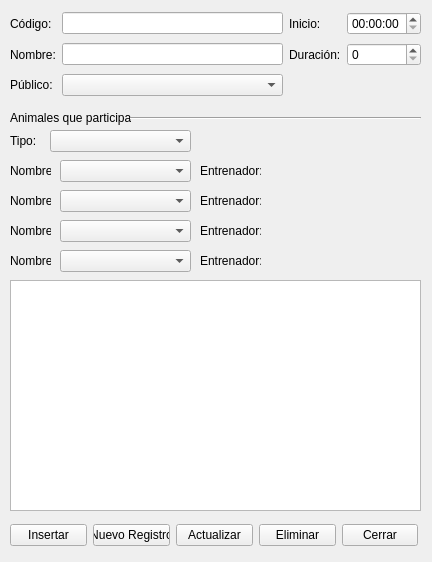
<?xml version="1.0" encoding="UTF-8"?>
<ui version="4.0">
 <class>Form</class>
 <widget class="QWidget" name="Form">
  <property name="geometry">
   <rect>
    <x>0</x>
    <y>0</y>
    <width>432</width>
    <height>562</height>
   </rect>
  </property>
  <property name="windowTitle">
   <string>Espectáculos</string>
  </property>
  <widget class="QTableWidget" name="tabla_espectaculos">
   <property name="geometry">
    <rect>
     <x>10</x>
     <y>280</y>
     <width>411</width>
     <height>231</height>
    </rect>
   </property>
  </widget>
  <widget class="QWidget" name="layoutWidget_2">
   <property name="geometry">
    <rect>
     <x>10</x>
     <y>520</y>
     <width>408</width>
     <height>31</height>
    </rect>
   </property>
   <layout class="QHBoxLayout" name="horizontalLayout">
    <item>
     <widget class="QPushButton" name="btn_insertar">
      <property name="text">
       <string>Insertar</string>
      </property>
     </widget>
    </item>
    <item>
     <widget class="QPushButton" name="btn_nuevo_reg">
      <property name="text">
       <string>Nuevo Registro</string>
      </property>
     </widget>
    </item>
    <item>
     <widget class="QPushButton" name="btn_actualizar">
      <property name="text">
       <string>Actualizar</string>
      </property>
     </widget>
    </item>
    <item>
     <widget class="QPushButton" name="btn_eliminar">
      <property name="text">
       <string>Eliminar</string>
      </property>
     </widget>
    </item>
    <item>
     <widget class="QPushButton" name="btn_cerrar">
      <property name="text">
       <string>Cerrar</string>
      </property>
     </widget>
    </item>
   </layout>
  </widget>
  <widget class="QWidget" name="layoutWidget">
   <property name="geometry">
    <rect>
     <x>10</x>
     <y>10</y>
     <width>411</width>
     <height>91</height>
    </rect>
   </property>
   <layout class="QGridLayout" name="gridLayout">
    <item row="2" column="0">
     <widget class="QLabel" name="label_5">
      <property name="text">
       <string>Público:</string>
      </property>
     </widget>
    </item>
    <item row="0" column="1">
     <widget class="QLineEdit" name="txt_codigo"/>
    </item>
    <item row="0" column="2">
     <widget class="QLabel" name="label_3">
      <property name="text">
       <string>Inicio:</string>
      </property>
     </widget>
    </item>
    <item row="0" column="3">
     <widget class="QTimeEdit" name="time_inicio">
      <property name="buttonSymbols">
       <enum>QAbstractSpinBox::UpDownArrows</enum>
      </property>
     </widget>
    </item>
    <item row="1" column="1">
     <widget class="QLineEdit" name="txt_nombre">
      <property name="text">
       <string/>
      </property>
     </widget>
    </item>
    <item row="1" column="0">
     <widget class="QLabel" name="label_2">
      <property name="text">
       <string>Nombre:</string>
      </property>
     </widget>
    </item>
    <item row="2" column="1">
     <widget class="QComboBox" name="cbx_publico">
      <item>
       <property name="text">
        <string/>
       </property>
      </item>
      <item>
       <property name="text">
        <string>Niños</string>
       </property>
      </item>
      <item>
       <property name="text">
        <string>Jóvenes</string>
       </property>
      </item>
      <item>
       <property name="text">
        <string>Adultos</string>
       </property>
      </item>
      <item>
       <property name="text">
        <string>Todas las edades</string>
       </property>
      </item>
     </widget>
    </item>
    <item row="1" column="2">
     <widget class="QLabel" name="label_4">
      <property name="text">
       <string>Duración:</string>
      </property>
     </widget>
    </item>
    <item row="0" column="0">
     <widget class="QLabel" name="label">
      <property name="text">
       <string>Código:</string>
      </property>
     </widget>
    </item>
    <item row="1" column="3">
     <widget class="QSpinBox" name="spb_duracion">
      <property name="toolTip">
       <string extracomment="Duración en minutos"/>
      </property>
      <property name="readOnly">
       <bool>false</bool>
      </property>
     </widget>
    </item>
   </layout>
  </widget>
  <widget class="QLabel" name="label_6">
   <property name="geometry">
    <rect>
     <x>10</x>
     <y>110</y>
     <width>121</width>
     <height>16</height>
    </rect>
   </property>
   <property name="text">
    <string>Animales que participan</string>
   </property>
  </widget>
  <widget class="Line" name="line">
   <property name="geometry">
    <rect>
     <x>130</x>
     <y>110</y>
     <width>291</width>
     <height>16</height>
    </rect>
   </property>
   <property name="orientation">
    <enum>Qt::Horizontal</enum>
   </property>
  </widget>
  <widget class="QComboBox" name="cbx_tipo">
   <property name="geometry">
    <rect>
     <x>50</x>
     <y>130</y>
     <width>141</width>
     <height>22</height>
    </rect>
   </property>
   <item>
    <property name="text">
     <string/>
    </property>
   </item>
   <item>
    <property name="text">
     <string>delfines</string>
    </property>
   </item>
   <item>
    <property name="text">
     <string>lobos marinos</string>
    </property>
   </item>
  </widget>
  <widget class="QLabel" name="espect_familia">
   <property name="geometry">
    <rect>
     <x>10</x>
     <y>130</y>
     <width>41</width>
     <height>21</height>
    </rect>
   </property>
   <property name="text">
    <string>Tipo:</string>
   </property>
  </widget>
  <widget class="QComboBox" name="cbx_animal_1">
   <property name="geometry">
    <rect>
     <x>60</x>
     <y>160</y>
     <width>131</width>
     <height>22</height>
    </rect>
   </property>
  </widget>
  <widget class="QLabel" name="espect_familia_2">
   <property name="geometry">
    <rect>
     <x>10</x>
     <y>160</y>
     <width>41</width>
     <height>21</height>
    </rect>
   </property>
   <property name="text">
    <string>Nombre:</string>
   </property>
  </widget>
  <widget class="QComboBox" name="cbx_animal_2">
   <property name="geometry">
    <rect>
     <x>60</x>
     <y>190</y>
     <width>131</width>
     <height>22</height>
    </rect>
   </property>
  </widget>
  <widget class="QLabel" name="espect_familia_3">
   <property name="geometry">
    <rect>
     <x>10</x>
     <y>190</y>
     <width>41</width>
     <height>21</height>
    </rect>
   </property>
   <property name="text">
    <string>Nombre:</string>
   </property>
  </widget>
  <widget class="QLabel" name="espect_familia_4">
   <property name="geometry">
    <rect>
     <x>10</x>
     <y>220</y>
     <width>41</width>
     <height>21</height>
    </rect>
   </property>
   <property name="text">
    <string>Nombre:</string>
   </property>
  </widget>
  <widget class="QComboBox" name="cbx_animal_3">
   <property name="geometry">
    <rect>
     <x>60</x>
     <y>220</y>
     <width>131</width>
     <height>22</height>
    </rect>
   </property>
  </widget>
  <widget class="QComboBox" name="cbx_animal_4">
   <property name="geometry">
    <rect>
     <x>60</x>
     <y>250</y>
     <width>131</width>
     <height>22</height>
    </rect>
   </property>
  </widget>
  <widget class="QLabel" name="espect_familia_5">
   <property name="geometry">
    <rect>
     <x>10</x>
     <y>250</y>
     <width>41</width>
     <height>21</height>
    </rect>
   </property>
   <property name="text">
    <string>Nombre:</string>
   </property>
  </widget>
  <widget class="QLabel" name="lb">
   <property name="geometry">
    <rect>
     <x>200</x>
     <y>160</y>
     <width>61</width>
     <height>21</height>
    </rect>
   </property>
   <property name="text">
    <string>Entrenador:</string>
   </property>
  </widget>
  <widget class="QLabel" name="lb_entrenador_1">
   <property name="geometry">
    <rect>
     <x>270</x>
     <y>160</y>
     <width>121</width>
     <height>21</height>
    </rect>
   </property>
   <property name="text">
    <string/>
   </property>
  </widget>
  <widget class="QLabel" name="lb_entrenador_2">
   <property name="geometry">
    <rect>
     <x>270</x>
     <y>190</y>
     <width>121</width>
     <height>21</height>
    </rect>
   </property>
   <property name="text">
    <string/>
   </property>
  </widget>
  <widget class="QLabel" name="lb_2">
   <property name="geometry">
    <rect>
     <x>200</x>
     <y>190</y>
     <width>61</width>
     <height>21</height>
    </rect>
   </property>
   <property name="text">
    <string>Entrenador:</string>
   </property>
  </widget>
  <widget class="QLabel" name="lb_entrenador_3">
   <property name="geometry">
    <rect>
     <x>270</x>
     <y>220</y>
     <width>121</width>
     <height>21</height>
    </rect>
   </property>
   <property name="text">
    <string/>
   </property>
  </widget>
  <widget class="QLabel" name="lb_3">
   <property name="geometry">
    <rect>
     <x>200</x>
     <y>220</y>
     <width>61</width>
     <height>21</height>
    </rect>
   </property>
   <property name="text">
    <string>Entrenador:</string>
   </property>
  </widget>
  <widget class="QLabel" name="lb_entrenador_4">
   <property name="geometry">
    <rect>
     <x>270</x>
     <y>250</y>
     <width>121</width>
     <height>21</height>
    </rect>
   </property>
   <property name="text">
    <string/>
   </property>
  </widget>
  <widget class="QLabel" name="lb_4">
   <property name="geometry">
    <rect>
     <x>200</x>
     <y>250</y>
     <width>61</width>
     <height>21</height>
    </rect>
   </property>
   <property name="text">
    <string>Entrenador:</string>
   </property>
  </widget>
 </widget>
 <resources/>
 <connections/>
</ui>
